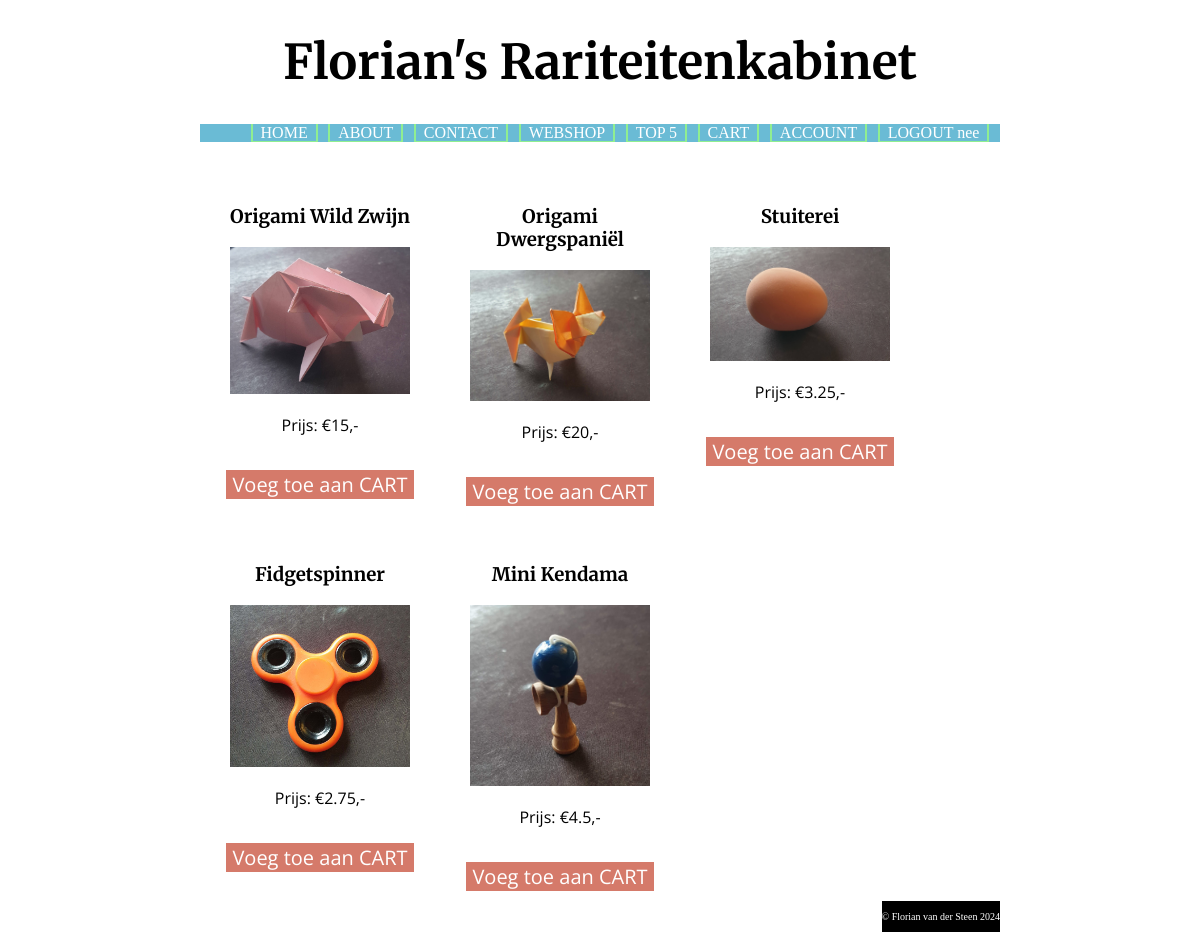
The page /index.php?page=topK&top=5 (signed in) on the database its author committed.
### tables this page shows
CREATE TABLE `products` (
  `id` int(11) NOT NULL,
  `name` text NOT NULL,
  `description` text NOT NULL,
  `price` int(255) NOT NULL,
  `fname` text NOT NULL
);

### controllers/PageController.php (called while the page is built, shortened)
<?php
require_once("models/PageModel.php");
class PageController {
    private $model;
    public function __construct() {
        $this->model = new PageModel(NULL);
    }
    public function handleRequest() {
        $this->processRequest();
        $this->showResponse();
    }
    private function getRequest() {
        $this->model->getRequestedPage();
    }
    private function processRequest() {
        switch ($this->model->page) {
            case "topK":
                require_once("models/ProductModel.php");
                $this->model = new ProductModel($this->model);
                $this->model->getTopKProducts();
                $this->model->handleCartAction();
                break;
        }
    }
    private function showResponse() {
        $this->model->createMenu();
        $this->model->setTitle();
        $view = NULL;
        switch ($this->model->page) {
            case "topK":
                include_once("views/TopKDoc.php");
                $view = new TopKDoc($this->model);
                break;
        }
        $view->show();
    }
}

### index.php (called while the page is built, shortened)
<?php
require_once("controllers/PageController.php");
$controller = new PageController();
$controller -> handleRequest();

### models/ProductModel.php (called while the page is built, shortened)
<?php
require_once("PageModel.php");
class ProductModel extends PageModel {
    public $k;
    public function getTopKProducts() {
        if ($this->isPost) {
            $this->k = $this->getPostVar("k");
        }
        else {
            $this->k = $this->getGetVar("top");
        }
        include_once(__DIR__ . "/../communication.php");
        try {
            $this->products = getTopKProducts($this->k);
        }
        catch (Exception $e) {
            $this->errors["general"] = "Er is een technische storing. Probeer het later nogmaals.";
            $this->logError("Shop load failed. MySQL err:" . $e->getMessage());
        }
        $this->loggedIn = $this->sessionManager->isUserLoggedIn();
    }
}

### communication.php (called while the page is built, shortened)
<?php
function makeDataBaseConnection() {
    $servername = getenv("MYSQL_FLORIAN_WEBSHOP_HOST");
    $dbname = getenv("MYSQL_FLORIAN_WEBSHOP_DATABASE");
    $username = getenv("MYSQL_FLORIAN_WEBSHOP_USER");
    $password = getenv("MYSQL_FLORIAN_WEBSHOP_PASSWORD");
    $conn = mysqli_connect($servername, $username, $password, $dbname);
    return $conn;
}
function executeDataBaseQuery($query, $conn) {
    $result = mysqli_query($conn, $query);
    return $result;
}
function getTopKProducts($k) {
    $conn = makeDataBaseConnection();
    try {
        $k = mysqli_real_escape_string($conn, $k);
        $query = "SELECT p.*, SUM(op.quantity) as total_sold FROM orders_products as op
        RIGHT JOIN products as p ON op.product_id = p.id
        LEFT JOIN orders as o ON op.order_id = o.id
        WHERE o.order_date > DATE_SUB(date(CURRENT_DATE), INTERVAL 7 DAY) or o.order_date IS NULL
        GROUP BY p.id
        ORDER BY total_sold DESC
        LIMIT " . $k . ";";
        $result = executeDataBaseQuery($query, $conn);
        while($row = mysqli_fetch_assoc($result)) {
            $products[$row["id"]] = array("id"=> $row["id"], "name"=>$row["name"], "description"=>$row["description"], "price"=>$row["price"], "fname"=>$row["fname"]);
        }
        return $products;
    }
    finally {
        mysqli_close($conn);
    }
}

### models/PageModel.php (called while the page is built, shortened)
<?php
require_once("SessionManager.php");
class PageModel {
    public function __construct($copy) {
        if (empty($copy)) {
            $this->sessionManager = new SessionManager();
        }
        else {
            $this->sessionManager = $copy->sessionManager;
        }
    }
}

### SessionManager.php (called while the page is built, shortened)
<?php
class SessionManager {
    private function getSessionVar($key, $default="") {
        if (isset($_SESSION[$key])) {
            return $_SESSION[$key];
        }
        return $default;
    }
    public function isUserLoggedIn() {
        return !empty($this->getSessionVar('email'));
    }
}

### views/TopKDoc.php (the view)
<?php
require "ProductDoc.php";
class TopKDoc extends ProductDoc {
    protected function showContent() {
        $products = $this->model->products;
        echo '<div class="product-list">';
        foreach($products as $id=>$product) {
            echo '<div class="product">';
            echo '<a class="product" href="index.php?page=detail&detail=' . $id . '"><div class="product">' . PHP_EOL;
            echo '<h3>' . $product["name"] . '</h3>' . PHP_EOL;
            echo '<img src="Images/' . $product["fname"] . '" alt="' . $product["description"] . '">';
            echo '<p>Prijs: &euro;' . $product["price"] / 100  . ',-</p>';
            echo '</div></a>' . PHP_EOL;
            if ($this->model->loggedIn) {
                $this->showActionButton("addToCart", "topK", "cartAddButton", "Voeg toe aan CART", $id, $this->model->k);
            }
            echo "</div>";
        }
        echo '</div>';
    }
}

### views/ProductDoc.php (shortened to what this page needs)
<?php
require "BasicDoc.php";
abstract class ProductDoc extends BasicDoc {
    protected function showActionButton ($action, $processPage, $buttonId, $buttonText, $productId=NULL, $k=NULL) {
            echo '<form action="' . htmlspecialchars($_SERVER['PHP_SELF']) . '" method="POST">';
            echo '<input id="' . $buttonId . '" type="submit" value="' . $buttonText . '">
        </form>';
    }
}

### css/styles.css (style rules this page uses)
body { width: 800px; margin: auto; background-color: white; }
h2, h3, h4 { font-family: "Merriweather", serif; }
form { font-family: "Open Sans", sans-serif; }
input, select, textarea { width: 400px; display: inline-block; }
input[type=radio], .radio, input[type=submit] { width: auto; }
.product-list { display: flex; flex-wrap: wrap; align-content: flex-start; }
.product { flex-grow: 0; flex-shrink: 0; flex-basis: calc(30% - 20px); margin: 10px; text-align: center; text-decoration: none; color: black; }
.product img { width: 90%; height: 90%; }
.product p { font-family: "Open Sans", sans-serif; }
.product a, .cart-list a { color: inherit; }
.detail-info input, .product-list input, #purchaseButton { border: none; font-family: "Open Sans", sans-serif; background-color: #D57A6A; color: white; font-size: 20px; }

### rows shown on the page
products: name "Origami Wild Zwijn", fname (picture), $product['price']/100 "15"
products: name "Origami Dwergspaniël", fname (picture), $product['price']/100 "20"
products: name "Stuiterei", fname (picture), $product['price']/100 "3.25"
products: name "Fidgetspinner", fname (picture), $product['price']/100 "2.75"
products: name "Mini Kendama", fname (picture), $product['price']/100 "4.5"

### other values the page prints
$label "HOME"
$label "ABOUT"
$label "CONTACT"
$label "WEBSHOP"
$label "TOP 5"
$label "CART"
$label "ACCOUNT"
$label "LOGOUT nee"
